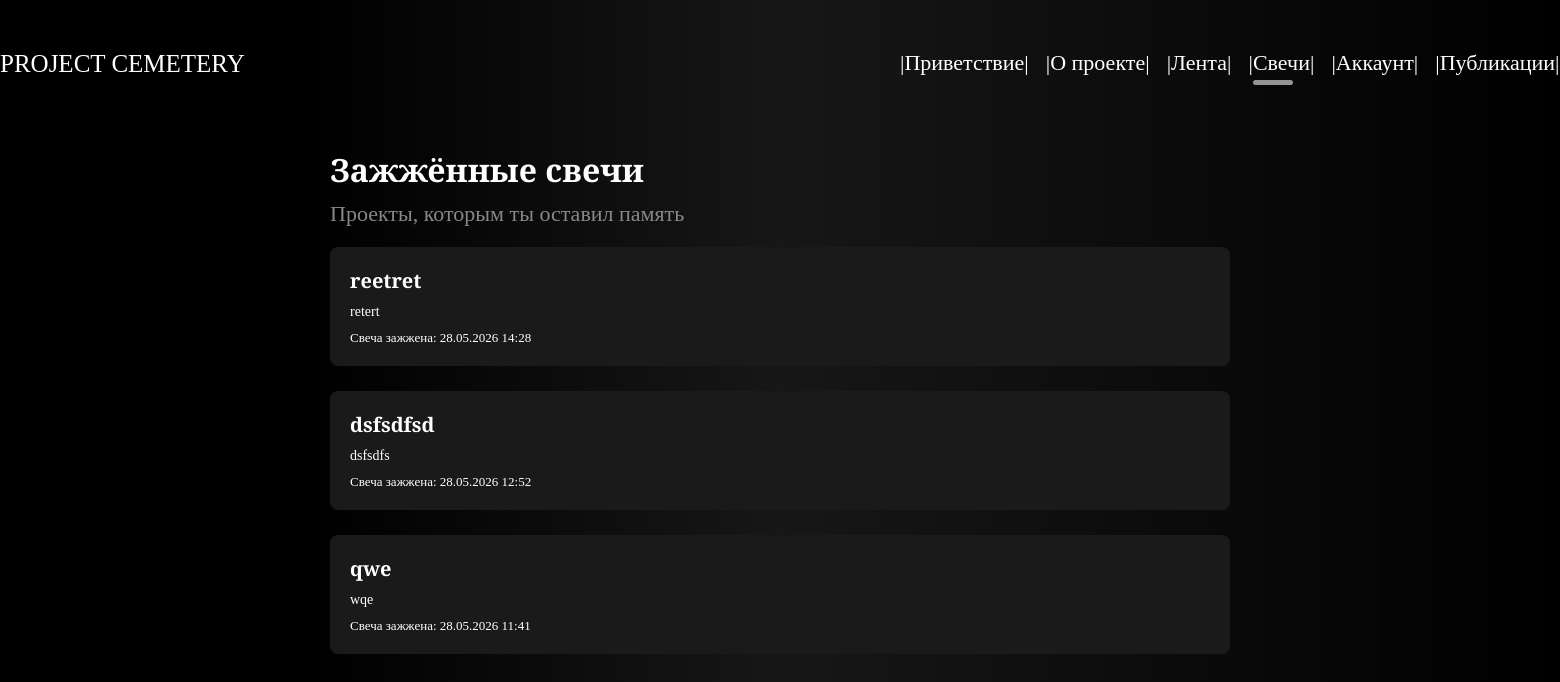
Page /candles (signed in) on the committed database.
### tables this page shows
CREATE TABLE candles (
            id INTEGER PRIMARY KEY AUTOINCREMENT,
            project_id INTEGER NOT NULL,
            username TEXT,
            created_at TIMESTAMP DEFAULT CURRENT_TIMESTAMP,
            FOREIGN KEY (project_id) REFERENCES projects(id) ON DELETE CASCADE
        );

CREATE TABLE projects (
            id INTEGER PRIMARY KEY AUTOINCREMENT,
            title TEXT NOT NULL,
            description TEXT,
            fail_reason TEXT,
            epitaph TEXT,
            tech_stack TEXT,
            fail_stage TEXT,
            user_id INTEGER,
            created_at TIMESTAMP DEFAULT CURRENT_TIMESTAMP,
            FOREIGN KEY (user_id) REFERENCES users(id) ON DELETE SET NULL
        );

### core_service/app.py (the view)
@app.route('/candles')
@login_required
def my_candles():
    projects = get_user_candles(session['username'])
    return render_template('candles.html', projects=projects)

### core_service/app.py (called while the page is built)
def login_required(f):
    @wraps(f)
    def decorated(*args, **kwargs):
        if 'user_id' not in session:
            flash('Для доступа необходимо войти в систему.', 'warning')
            return redirect(url_for('login'))
        return f(*args, **kwargs)
    return decorated

@app.template_filter('msk')
def format_msk_time(date_str):
    if not date_str:
        return ""
    try:
        dt = datetime.strptime(date_str, "%Y-%m-%d %H:%M:%S")
        dt_msk = dt + timedelta(hours=3)
        return dt_msk.strftime("%d.%m.%Y %H:%M")
    except Exception as e:
        return date_str

@app.context_processor
def inject_auth():
    return {
        'is_logged_in': 'user_id' in session,
        'current_user': session.get('username', 'Гость')
    }

### core_service/database.py (called while the page is built)
def get_db():
    conn = sqlite3.connect(DB_NAME)
    conn.row_factory = sqlite3.Row
    return conn

def get_user_candles(username):
    conn = get_db()
    cursor = conn.cursor()
    cursor.execute("""
        SELECT p.*, c.created_at as candle_date
        FROM candles c
        JOIN projects p ON c.project_id = p.id
        WHERE c.username = ?
        ORDER BY c.created_at DESC
    """, (username,))
    projects = cursor.fetchall()
    conn.close()
    return projects

### core_service/templates/candles.html (shortened to what this page needs)
<!doctype html>
<html lang="ru">
<head>
    <link rel="stylesheet" type="text/css" href="{{ url_for('static', filename='css/main.css') }}">
    <link rel="stylesheet" type="text/css" href="{{ url_for('static', filename='css/candles.css') }}">
</head>
<body>
<div class="wrapper">
    <header class="container">
        <span class="logo"> Project Cemetery</span>
        <nav>
            <ul>
                <li><a href="/">|Приветствие|</a></li>
                <li><a href="/about">|О проекте|</a></li>
                <li><a href="/feed">|Лента|</a></li>
                <li class="active"><a href="/candles">|Свечи|</a></li>
                <li><a href="/{{ session.username }}">|Аккаунт|</a></li>
                <li><a href="/publications">|Публикации|</a></li>
            </ul>
        </nav>
    </header>
    <div class="candles-container">
        <div class="candles-header">
            <h1>Зажжённые свечи</h1>
            <p>Проекты, которым ты оставил память</p>
        </div>
        <div class="candles-list">
            {% for project in projects %}
            <a href="/project/{{ project.id }}" class="candle-card-link">
                <div class="candle-card">
                    <h3>{{ project.title }}</h3>
                    <p>{{ project.description[:150] }}{% if project.description|length > 150 %}...{% endif %}</p>
                    <div class="candle-date">Свеча зажжена: {{ project.candle_date | msk }}</div>
                </div>
            </a>
            {% else %}
            <div class="no-candles">
                <p>Ты ещё не зажигал свечи.</p>
                <a href="/feed" class="btn">Перейти в ленту</a>
            </div>
            {% endfor %}
        </div>
    </div>
</div>
</body>
</html>

### core_service/static/css/main.css (style rules this page uses)
* { margin: 0; padding: 0; }
body { font-family: "Playfair Display", serif; font-weight: 400; color:#fff; font-size: 22px; background: linear-gradient(90deg,rgba(0, 0, 0, 1) 0%, rgba(0, 0, 0, 1) 20%, rgba(23, 23, 23, 1) 50%, rgba(9, 9, 9, 1) 80%, rgba(0, 0, 0, 1) 100%); }
a { text-decoration: none; }
.wrapper { background: linear-gradient(90deg,rgba(0, 0, 0, 1) 0%, rgba(0, 0, 0, 1) 20%, rgba(23, 23, 23, 1) 50%, rgba(9, 9, 9, 1) 80%, rgba(0, 0, 0, 1) 100%); width: 100%; }
.container { width: 1800px; margin: 0 auto; }
header { padding: 50px 0; }
header .logo { text-transform: uppercase; font-size: 25px; font-weight: 500; }
header nav { float: right; width: 50%; }
header nav ul { list-style: none; display: flex; justify-content: space-between; z-index: 2; position: relative; }
header nav ul li { display: inline-block; }
header nav ul li a { color: white; }
header nav ul li.active::after { content: ''; display: block; width: 40px; height: 5px; background: #949494; border-radius: 10px; position: relative; top: 4px; left: 4px; }

### core_service/static/css/candles.css (style rules this page uses)
.candles-container { max-width: 900px; margin: 20px auto; }
.candles-header { margin-bottom: 20px; }
.candles-header h1 { color: #fff; font-size: 32px; margin: 0 0 10px; }
.candles-header p { color: #888; margin: 0; }
.candles-list { display: flex; flex-direction: column; gap: 25px; }
.candle-card { background: #1a1a1a; border-radius: 8px; padding: 20px; }
.candle-card h3 { margin: 0 0 10px; color: #fff; font-size: 20px; }
.candle-card p { margin: 5px 0; color: #fff; font-size: 14px; }
.candle-date { color: #fff; font-size: 13px; margin-top: 10px; }

### rows in the picture
candles: title "reetret", description "retert", candle_date|msk "28.05.2026 14:28"
candles: title "dsfsdfsd", description "dsfsdfs", candle_date|msk "28.05.2026 12:52"
candles: title "qwe", description "wqe", candle_date|msk "28.05.2026 11:41"
